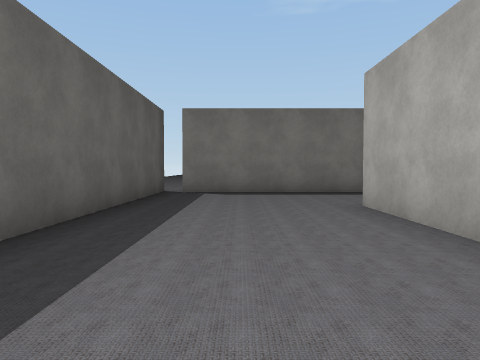
View 1 (above)

24 first-person views from a walk through a scene from a Unity 3-D project. The camera is 1.3 m above the floor, tilts 2° down and sees 70° across. Doors are open. The floor is counted in squares, 2 m on a side. Each view is taken from the middle of a square. On the plan, view 1 faces up. The plan holds only what a view shows up to about 10 squares ahead; the rest is blank. The place goes on beyond the plan. The player is left out. Some surface patterns are stand-ins.

View 2
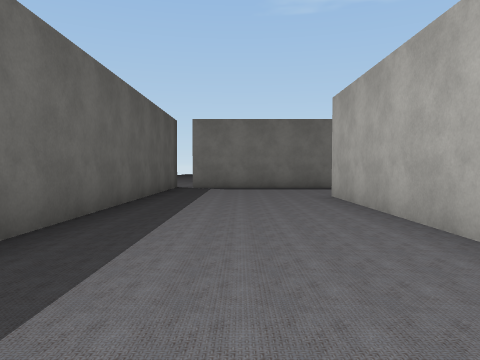

View 3
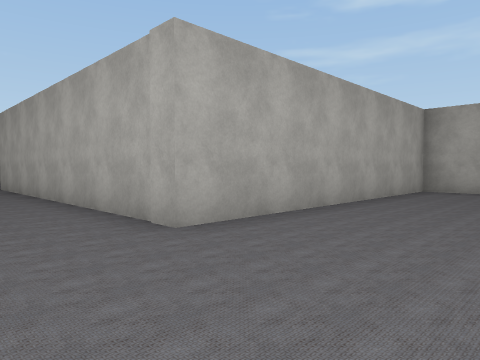

View 4
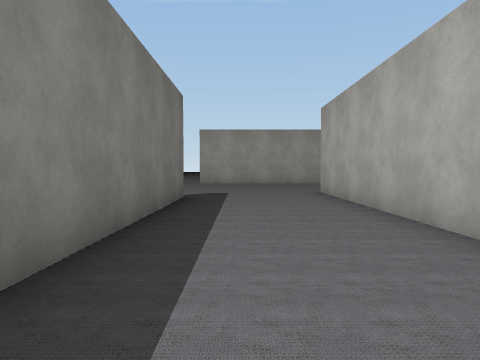

View 5
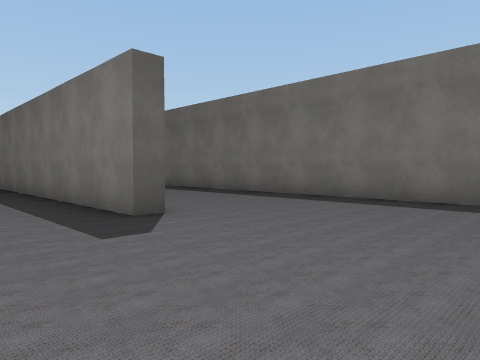

View 6
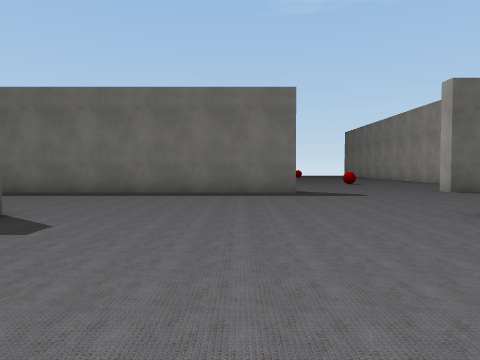

View 7
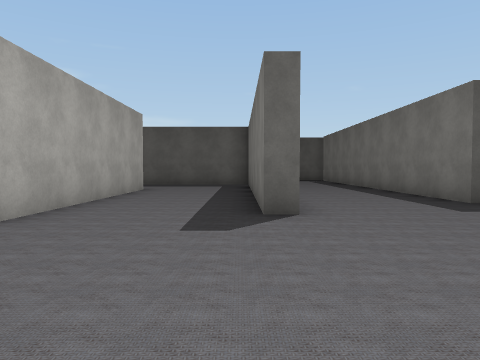

View 8
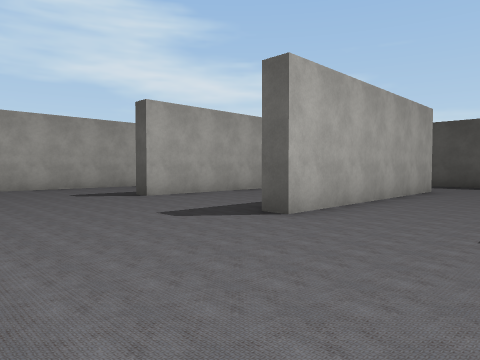

View 9
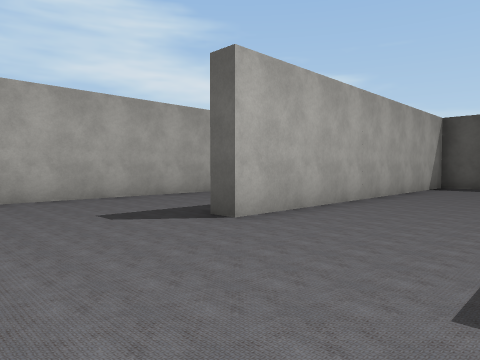

View 10
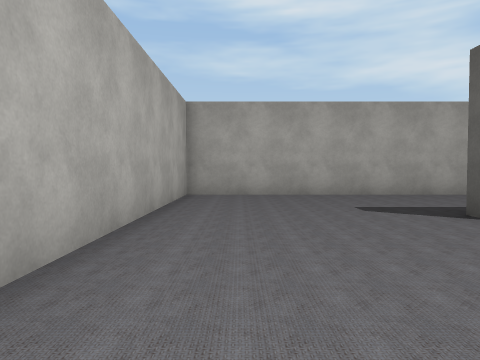

View 11
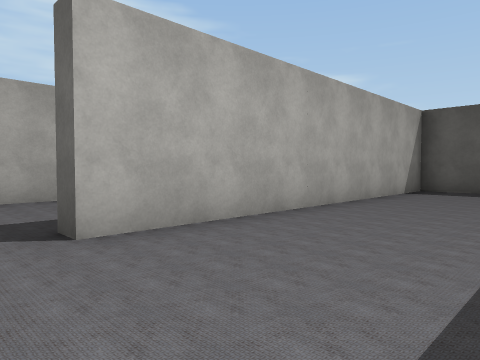

View 12
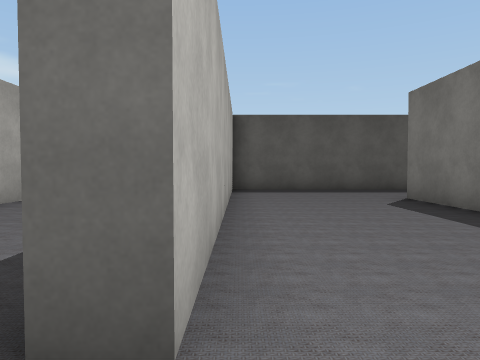

View 13
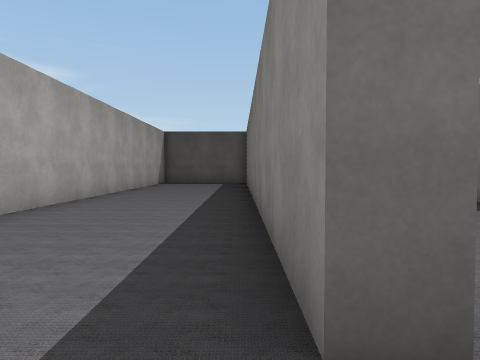

View 14
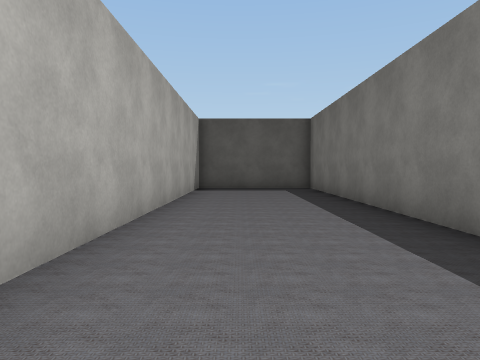

View 15
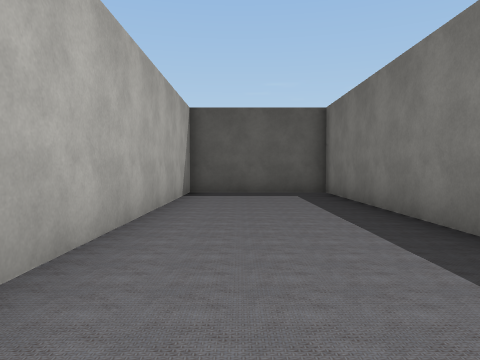

View 16
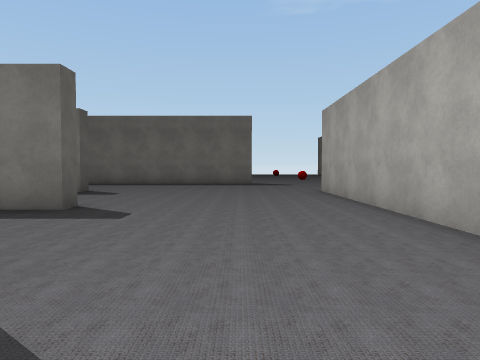

View 17
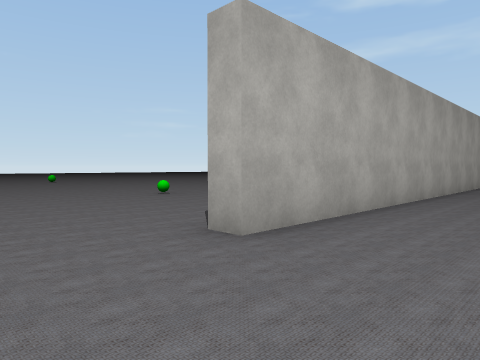

View 18
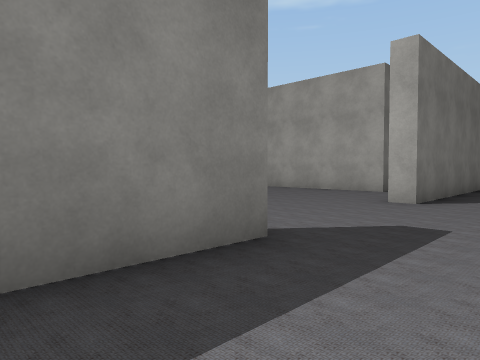

View 19
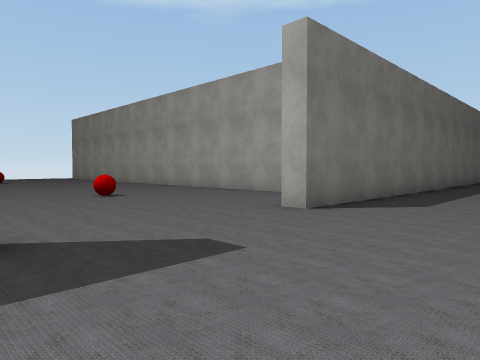

View 20
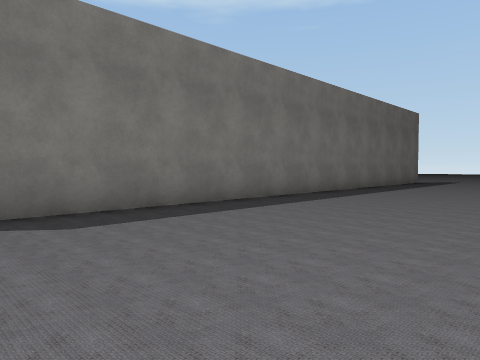

View 21
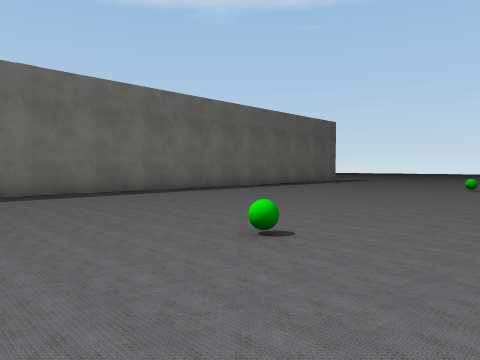

View 22
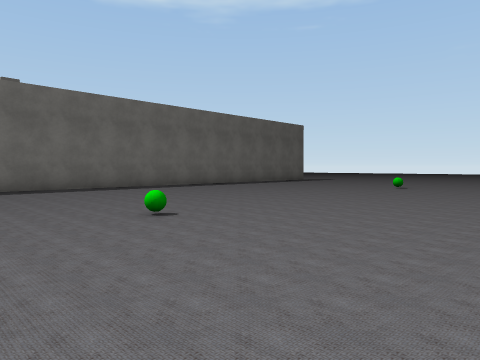

View 23
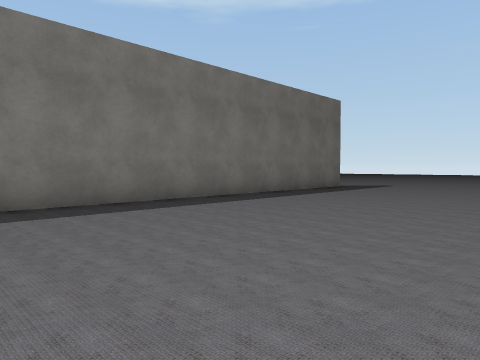

View 24
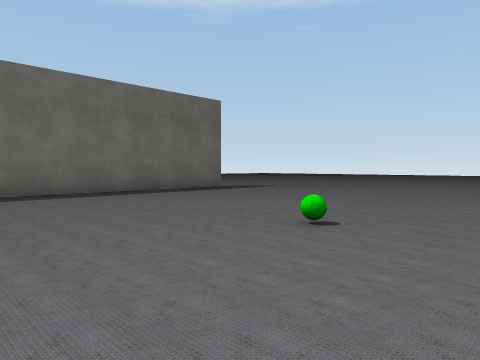

### Floor plan
Points are (right, up) in squares from view 1. A wall is a line through its corners. A room is listed if a view was taken in it or the views show most of it. See-through windows are left out.
Room 1 (views 1, 2, 3, 4, 5, 6, 7, 8, 9, 10, 11, 12, 13, 14, 15, 16, 17, 18, 19, 20, 21, 22, 23, 24)
walls: (9.7, 9.9) (9.7, 9.3) (-1.6, 9.3); (8, 1.6) (5.6, 1.6); (14.5, 14.1) (6.6, 14.1); (5.6, 2.1) (12.1, 2.1) (12.1, 1.5); (2.6, -0.8) (2.6, -2.2) (11.9, -2.2) (11.9, -2.7) (-2.1, -2.7) (-2.1, -6.3) (16.3, -6.3) (16.3, 9.7) (16.9, 9.7); (21.4, 15.8) (21.4, 17.9); (0.8, -2.2) (2.1, -2.2) (2.1, 5.8) (11.2, 5.8) (11.2, 5.3) (6.6, 5.3); (-2.1, 9.8) (-2.1, 1); (32.1, 14.1) (18.6, 14.1) (18.6, 14.6)
objects: other object (17, 19); green ball (22, 7); green ball (30, 7)

Where each view was taken, in squares from view 1:
view 1: 0 up, 0 right, facing up
view 2: 2 down, 0 right, facing up
view 3: 8 up, 1 left, facing down-right
view 4: 8 up, 2 right, facing right
view 5: 7 up, 14 right, facing up-left
view 6: 5 up, 13 right, facing up
view 7: 5 up, 16 right, facing left
view 8: 5 up, 16 right, facing down-left
view 9: 1 up, 15 right, facing down-left
view 10: 2 up, 15 right, facing down
view 11: 1 up, 13 right, facing down-left
view 12: 2 down, 13 right, facing left
view 13: 3 down, 13 right, facing left
view 14: 5 down, 9 right, facing left
view 15: 5 down, 7 right, facing left
view 16: 0 up, 14 right, facing up
view 17: 12 up, 14 right, facing down-right
view 18: 12 up, 12 right, facing up-right
view 19: 11 up, 14 right, facing up-right
view 20: 9 up, 19 right, facing up-right
view 21: 5 up, 19 right, facing up-right
view 22: 3 up, 19 right, facing up-right
view 23: 8 up, 24 right, facing up-right
view 24: 5 up, 27 right, facing up-right
